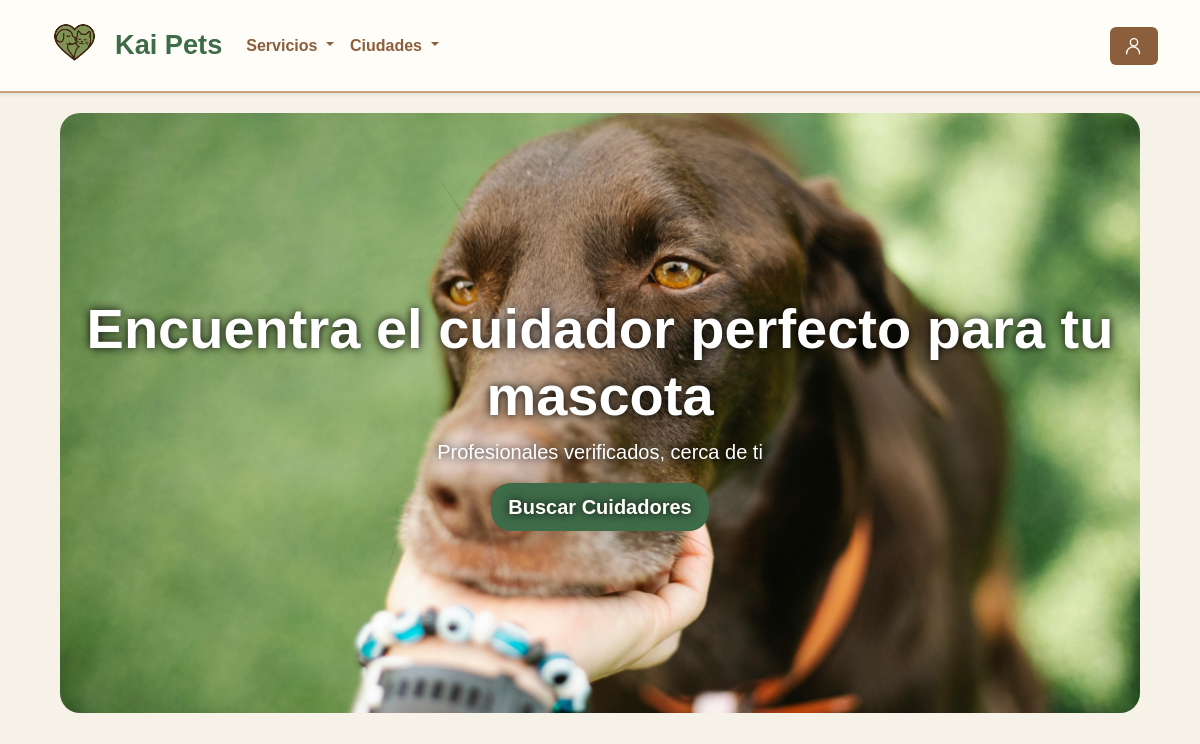
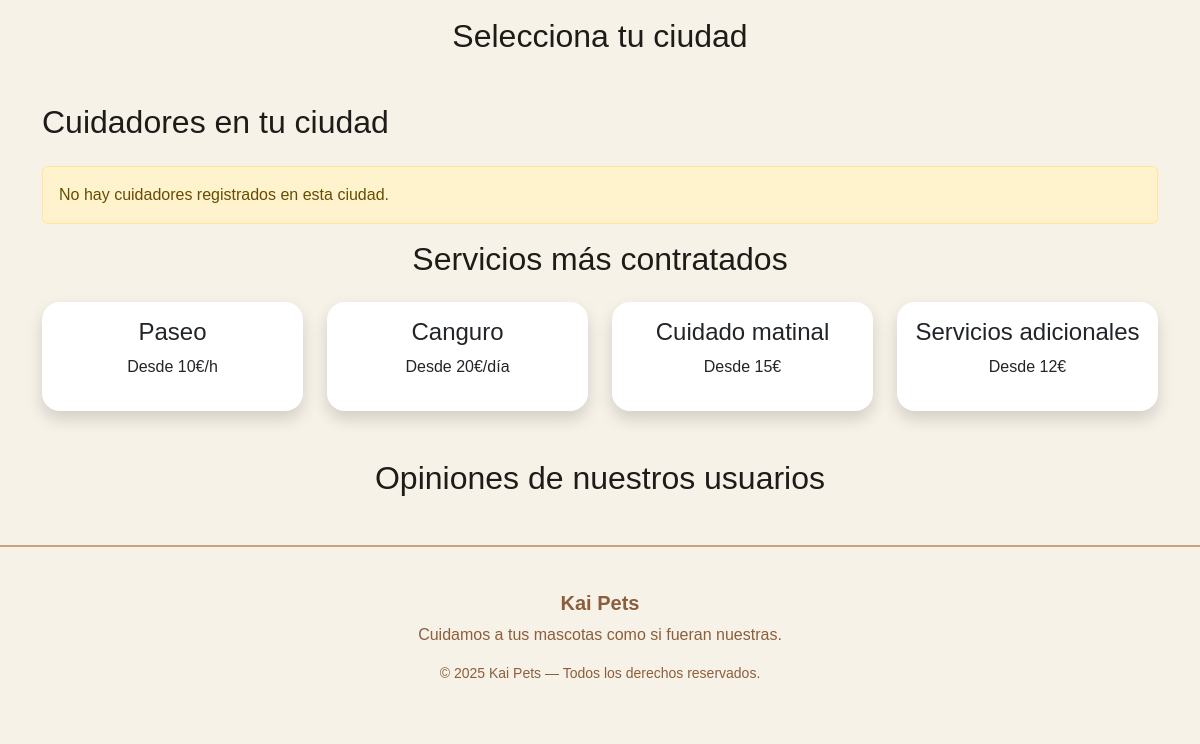
Before: / with the older database file (2 pictures, top to bottom).
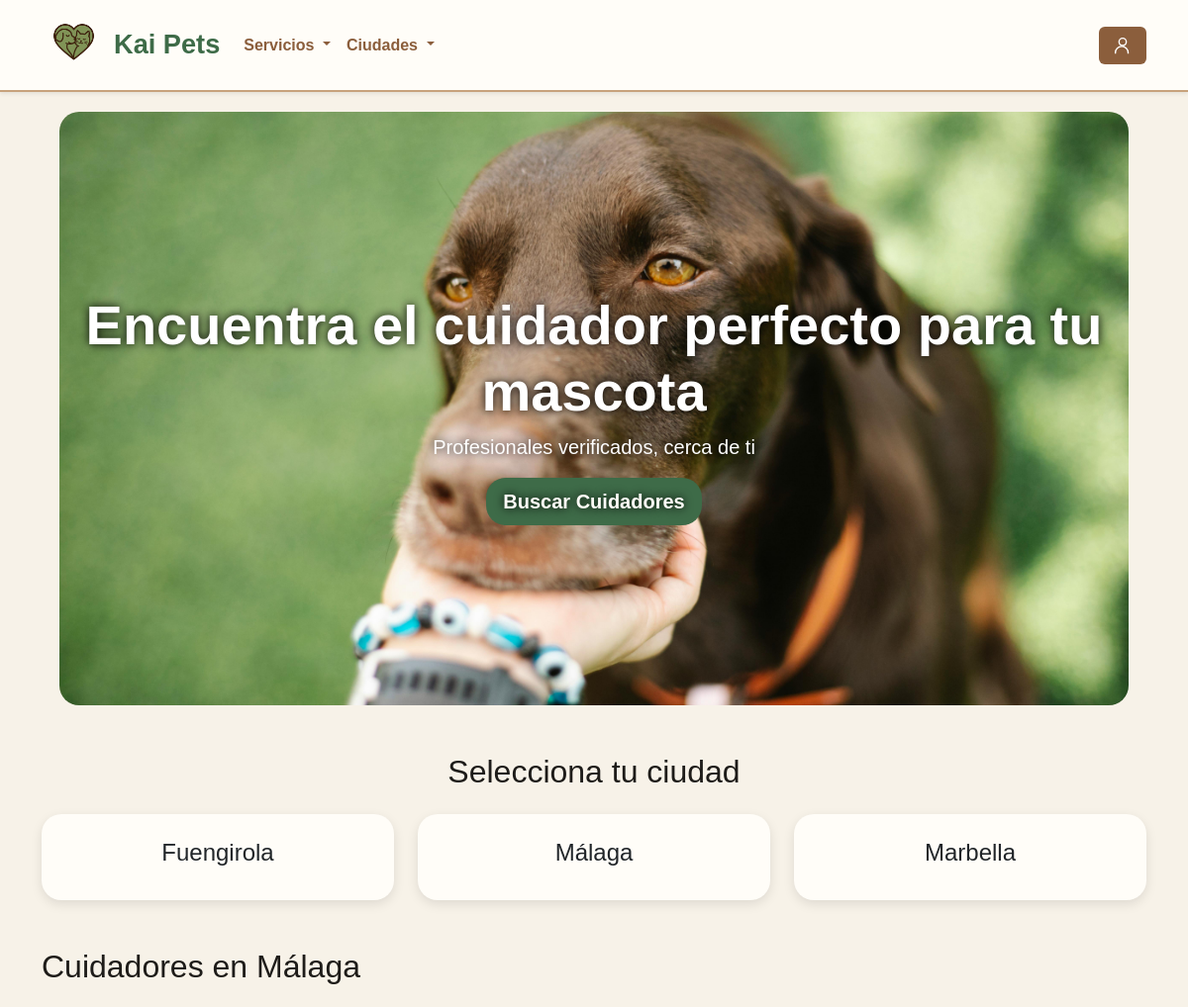
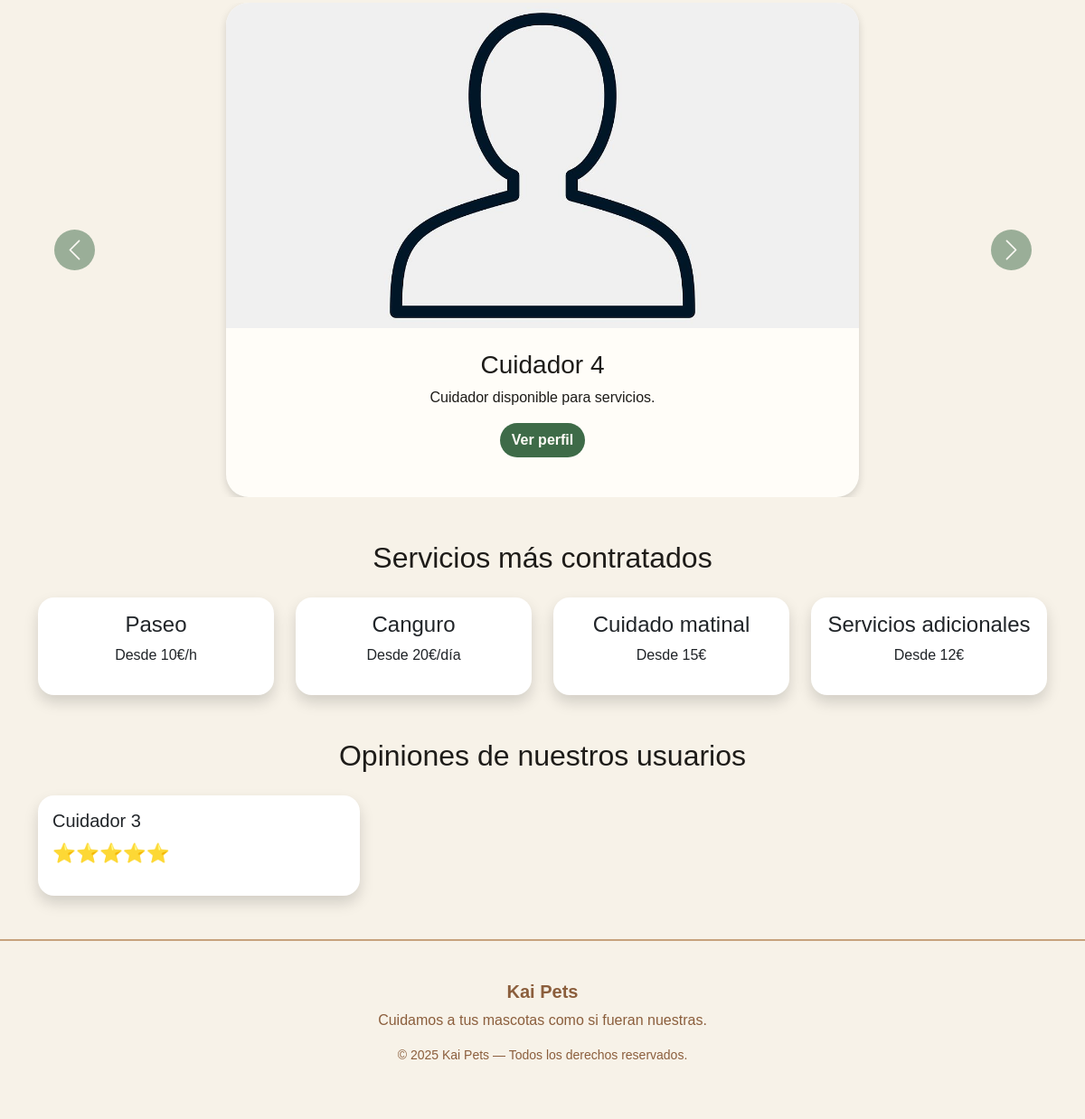
After: the same page with the newer database file (2 pictures, top to bottom).
### tables this page shows
CREATE TABLE `ciudades` (
  `id` int(11) NOT NULL,
  `nombre` varchar(100) NOT NULL
);

CREATE TABLE `cuidadores` (
  `id` int(11) NOT NULL,
  `usuario_id` int(11) NOT NULL,
  `ciudad_id` int(11) NOT NULL,
  `barrio` varchar(100) NOT NULL,
  `descripcion` text NOT NULL,
  `experiencia` varchar(255) DEFAULT NULL,
  `dni_foto` varchar(255) NOT NULL,
  `foto_perfil` varchar(255) NOT NULL
);

CREATE TABLE `usuarios` (
  `id` int(11) NOT NULL,
  `nombre` varchar(100) NOT NULL,
  `apellido` varchar(200) NOT NULL,
  `email` varchar(255) NOT NULL,
  `password` varchar(255) NOT NULL,
  `telefono` int(9) NOT NULL,
  `direccion` varchar(255) NOT NULL,
  `registro` timestamp NOT NULL DEFAULT current_timestamp(),
  `terminos` tinyint(1) NOT NULL DEFAULT 0,
  `admin` tinyint(1) NOT NULL DEFAULT 0,
  `cuidador` tinyint(1) NOT NULL DEFAULT 0,
  `ciudad_id` int(11) NOT NULL DEFAULT 1
);

CREATE TABLE `opiniones` (
  `id` int(11) NOT NULL,
  `cuidador_id` int(11) NOT NULL,
  `usuario_id` int(11) NOT NULL,
  `puntuacion` int(11) NOT NULL CHECK (`puntuacion` between 1 and 5),
  `comentario` text DEFAULT NULL,
  `fecha` datetime DEFAULT current_timestamp()
);

### index.php (the view, shortened to what this page needs)
<?php
require_once "php/conn_db.php";
$ciudad_id = isset($_GET['ciudad_id']) ? intval($_GET['ciudad_id']) : 1;
$ciudades_raw = $conn->query("SELECT * FROM ciudades")->fetchAll(PDO::FETCH_ASSOC);
$ciudades = [];
foreach ($ciudades_raw as $c) $ciudades[$c['id']] = $c;
$stmt = $conn->prepare("
    SELECT c.*, u.nombre, u.apellido
    FROM cuidadores c
    JOIN usuarios u ON u.id = c.usuario_id
    WHERE c.ciudad_id = ?
    ORDER BY c.id DESC
    LIMIT 10
");
$stmt->execute([$ciudad_id]);
$cuidadores = $stmt->fetchAll(PDO::FETCH_ASSOC);
$opiniones = $conn->query("
    SELECT o.*, u.nombre AS user_nombre, u.apellido AS user_apellido
    FROM opiniones o
    JOIN usuarios u ON u.id = o.usuario_id
    ORDER BY o.id DESC
    LIMIT 3
")->fetchAll(PDO::FETCH_ASSOC);
?>
<!DOCTYPE html>
<html lang="es">
<head>
<link rel="stylesheet" href="https://cdn.jsdelivr.net/npm/bootstrap@5.3.2/dist/css/bootstrap.min.css">
<link rel="stylesheet" href="/KaiPets/src/css/style.css">
</head>
<body>
<?php include "componentes/header.php"; ?>
<div class="hero mb-5">
    <div class="container text-center">
        <h1 class="display-4 fw-bold">Encuentra el cuidador perfecto para tu mascota</h1>
        <p class="lead">Profesionales verificados, cerca de ti</p>
        <a href="/KaiPets/pags/buscador.php" class="btn btn-lg btn-kai-green">Buscar Cuidadores</a>
    </div>
</div>
<div class="container">
    <h2 class="text-center mb-4">Selecciona tu ciudad</h2>
    <div class="row g-4 mb-5">
        <?php foreach ($ciudades as $c): ?>
        <div class="col-md-4">
            <a href="index.php?ciudad_id=<?= $c['id'] ?>" class="text-decoration-none text-dark">
                <div class="ciudad-card text-center">
                    <h4><?= htmlspecialchars($c['nombre']) ?></h4>
                </div>
            </a>
        </div>
        <?php endforeach; ?>
    </div>
    <h2 class="mb-4">
        Cuidadores en <?= htmlspecialchars($ciudades[$ciudad_id]['nombre'] ?? "tu ciudad") ?>
    </h2>
    <?php if (empty($cuidadores)): ?>
        <div class="alert alert-warning">No hay cuidadores registrados en esta ciudad.</div>
    <?php else: ?>
    <div id="cuidadoresCarousel" class="carousel slide mb-5" data-bs-ride="carousel">
        <div class="carousel-inner">
            <?php foreach ($cuidadores as $index => $c): ?>
            <div class="carousel-item <?= $index === 0 ? 'active' : '' ?>">
                <div class="cuidador-card mx-auto" style="max-width: 700px;">
                    <img src="<?= $c['foto_perfil'] ?>" class="card-img-top">
                    <div class="p-4 text-center">
                        <h3><?= htmlspecialchars($c['nombre'] . " " . $c['apellido']) ?></h3>
                        <p><?= htmlspecialchars($c['descripcion']) ?></p>
                        <a href="/KaiPets/pags/ver_cuidador.php?id=<?= $c['id'] ?>" class="btn btn-kai-green">
                            Ver perfil
                        </a>
                    </div>
                </div>
            </div>
            <?php endforeach; ?>
        </div>
        <button class="carousel-control-prev" type="button" data-bs-target="#cuidadoresCarousel" data-bs-slide="prev">
            <span class="carousel-control-prev-icon"></span>
        </button>
        <button class="carousel-control-next" type="button" data-bs-target="#cuidadoresCarousel" data-bs-slide="next">
            <span class="carousel-control-next-icon"></span>
        </button>
    </div>
    <?php endif; ?>
    <h2 class="text-center mb-4">Servicios más contratados</h2>
    <div class="row text-center mb-5 g-4">
        <div class="col-md-3"><div class="card p-3 shadow"><h4>Paseo</h4><p>Desde 10€/h</p></div></div>
        <div class="col-md-3"><div class="card p-3 shadow"><h4>Canguro</h4><p>Desde 20€/día</p></div></div>
        <div class="col-md-3"><div class="card p-3 shadow"><h4>Cuidado matinal</h4><p>Desde 15€</p></div></div>
        <div class="col-md-3"><div class="card p-3 shadow"><h4>Servicios adicionales</h4><p>Desde 12€</p></div></div>
    </div>
    <h2 class="text-center mb-4">Opiniones de nuestros usuarios</h2>
    <div class="row g-4 mb-5">
        <?php foreach ($opiniones as $op): ?>
        <div class="col-md-4">
            <div class="card shadow p-3">
                <h5><?= htmlspecialchars($op['user_nombre'] . " " . $op['user_apellido']) ?></h5>
                <div class="valoracion"><?= str_repeat("⭐", $op['puntuacion']) ?></div>
            </div>
        </div>
        <?php endforeach; ?>
    </div>
</div>
<?php include "componentes/footer.php"; ?>
</body>
</html>

Changed rows visible on the page:
added ciudades: nombre "Fuengirola"
added ciudades: nombre "Málaga"
added ciudades: nombre "Marbella"
added cuidadores: foto_perfil (picture), usuario.apellido "Cuidador 4", descripcion "Cuidador disponible para servicios."
added opiniones: usuario.apellido "Cuidador 3", puntuacion "⭐⭐⭐⭐⭐"
Other visible differences:
$ciudades[$ciudad_id]['nombre']: "tu ciudad" → (not shown)
text no longer shown: "No hay cuidadores registrados en esta ciudad."
